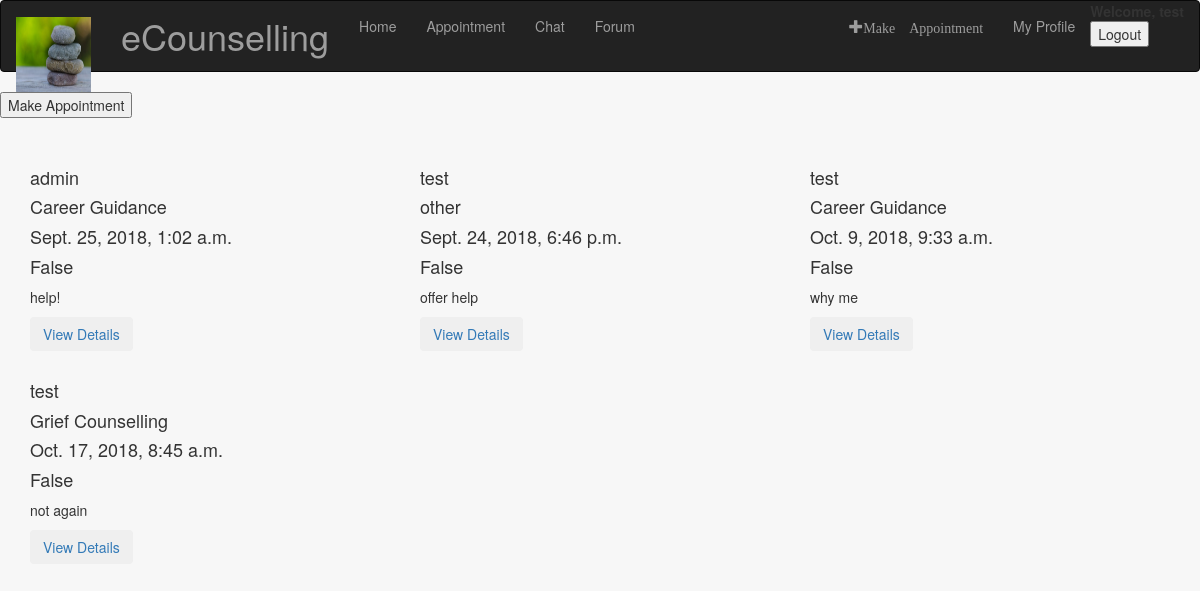
The page /appointment/c/ (signed in) on the database its author committed.
### appointment/models.py (models this page shows, shortened)
class Entry(models.Model):
    reason = (
       ('Career Guidance', 'Career Guidance'),
        ('Relationship Advice', 'Relationship Advice'),
        ('Grief Counselling', 'Grief Counselling'),
        ('other', 'other')
    )
    date = models.DateTimeField(("Date"), default=datetime.date.today)
    reason = models.CharField(max_length=150, choices=reason)
    description = models.TextField()
    created = models.DateTimeField(auto_now_add=True)
    creator = models.ForeignKey(User, on_delete=models.CASCADE)
    task_id = models.CharField(max_length=50, blank=True, editable=False)
    confirmed = models.BooleanField(default=False)

### appointment/views.py (the view)
# urls.py: url(r'c/$', views.Index_View.as_view(), name='indextwo'),
class Index_View(LoginRequiredMixin, generic.ListView):
    login_url = "/home/login/"
    template_name = 'appointment/indextwo.html'
    context_object_name = 'all_entries'
    model = User
    def get_queryset(self):
        return Entry.objects.all()

### appointment/templates/appointment/indextwo.html (shortened to what this page needs)
{% extends 'home/base.html' %}
{% block body %}
    <form action="/appointment/entry/add/">
        <input type="submit" value="Make Appointment" />
    </form>
    <div class="container">
        <div class="row">
            {%for entry in all_entries%}
                {% include 'appointment/_calender_entry.html' %}
            {%endfor%}
        </div>
    </div>
{% endblock %}

### appointment/templates/appointment/_calender_entry.html
<div class="calender_entry col-lg-4">
    <br />
    <h4>{{ entry.creator }}</h4>
    <h4>{{ entry.reason }}</h4>
    <h4>{{ entry.date }}</h4>
    <h4>{{ entry.confirmed }}</h4>
    <p>
        {{ entry.description }}
    </p>
    <button class="btn"><a href="/appointment/{{entry.id}}/">View Details</a></button>
</div>

### forum/static/forum/styles/room_detail.css (style rules this page uses)
html, body { padding: 0; margin: 0; height: 100%; width: 100%; background-color: #f7f7f7; }

### rows shown on the page
Entry: creator "admin", reason "Career Guidance", date "Sept. 25, 2018, 1:02 a.m.", confirmed "False", description "help!"
Entry: creator "test", reason "other", date "Sept. 24, 2018, 6:46 p.m.", confirmed "False", description "offer help"
Entry: creator "test", reason "Career Guidance", date "Oct. 9, 2018, 9:33 a.m.", confirmed "False", description "why me"
Entry: creator "test", reason "Grief Counselling", date "Oct. 17, 2018, 8:45 a.m.", confirmed "False", description "not again"
